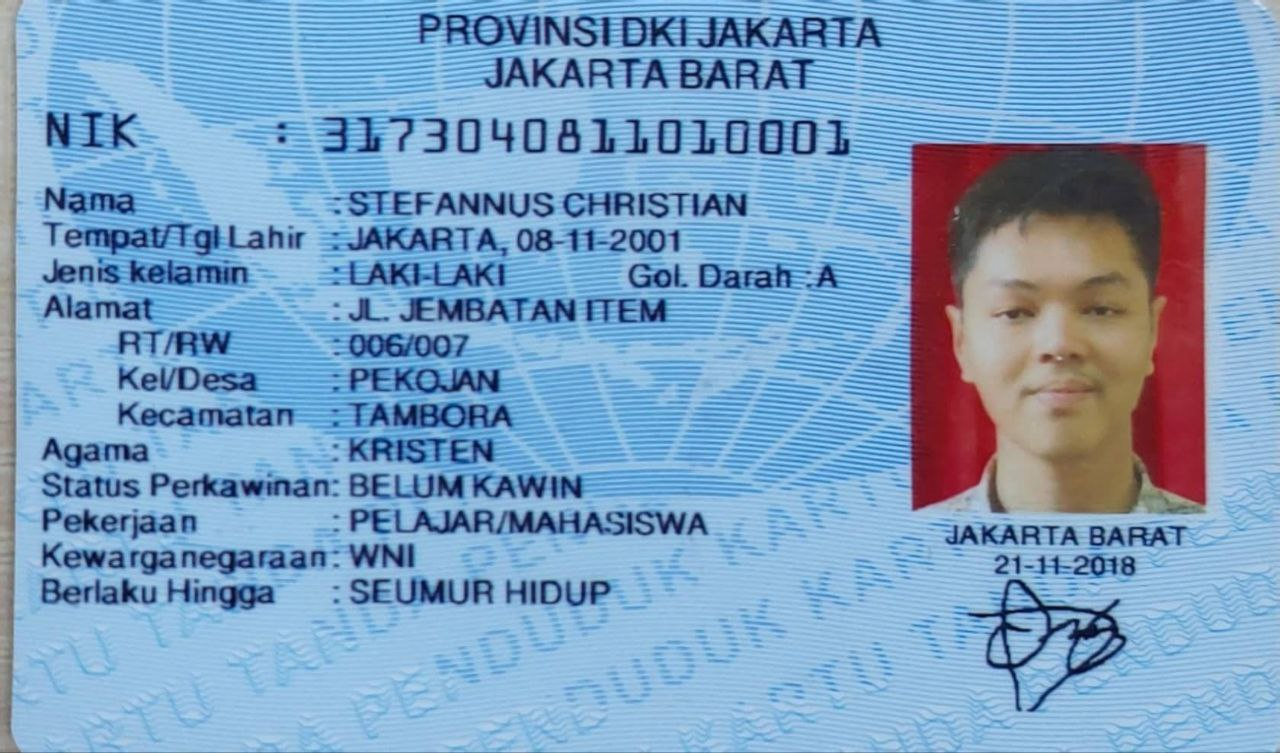
#> input picture kyc-final/database/ktp/ktp.jpg, 1280 x 753 px
$ jupyter execute 03_bounding_boxes_index_ocr.ipynb
#> lines starting #> are read from the running program, lines starting #| are printed output that depends on the picture; after the words box and inside, x2 and y2 are one past the last pixel; in counts of white or black regions, pixels touching at a corner belong together
[cell 1]
import pytesseract
import cv2

[cell 2]
image = cv2.imread("./database/ktp/ktp.jpg")
#> image is the input picture: shape (753, 1280, 3); mean B, G, R 194.4, 159.9, 123.2
base_image = image.copy()

[cell 3]
gray = cv2.cvtColor(image, cv2.COLOR_BGR2GRAY)
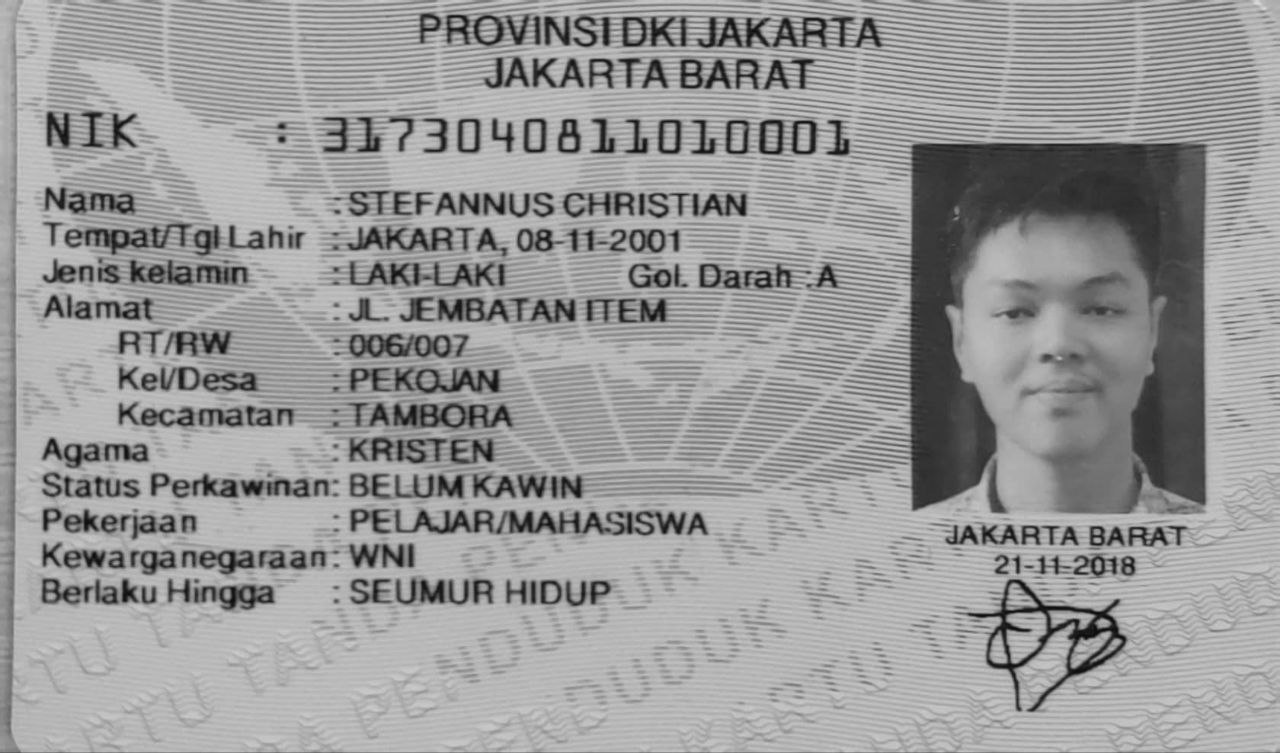
#> gray: shape (753, 1280); min 10, max 219, mean 152.8

[cell 4]
cv2.imwrite("temp/index_gray.png", gray)
#> Out = True

[cell 5]
blur = cv2.GaussianBlur(gray, (7,7), 0)

[cell 6]
cv2.imwrite("temp/index_blur.png", blur)
#> Out = True

[cell 7]
thresh = cv2.threshold(blur, 0, 255, cv2.THRESH_BINARY_INV + cv2.THRESH_OTSU)[1]
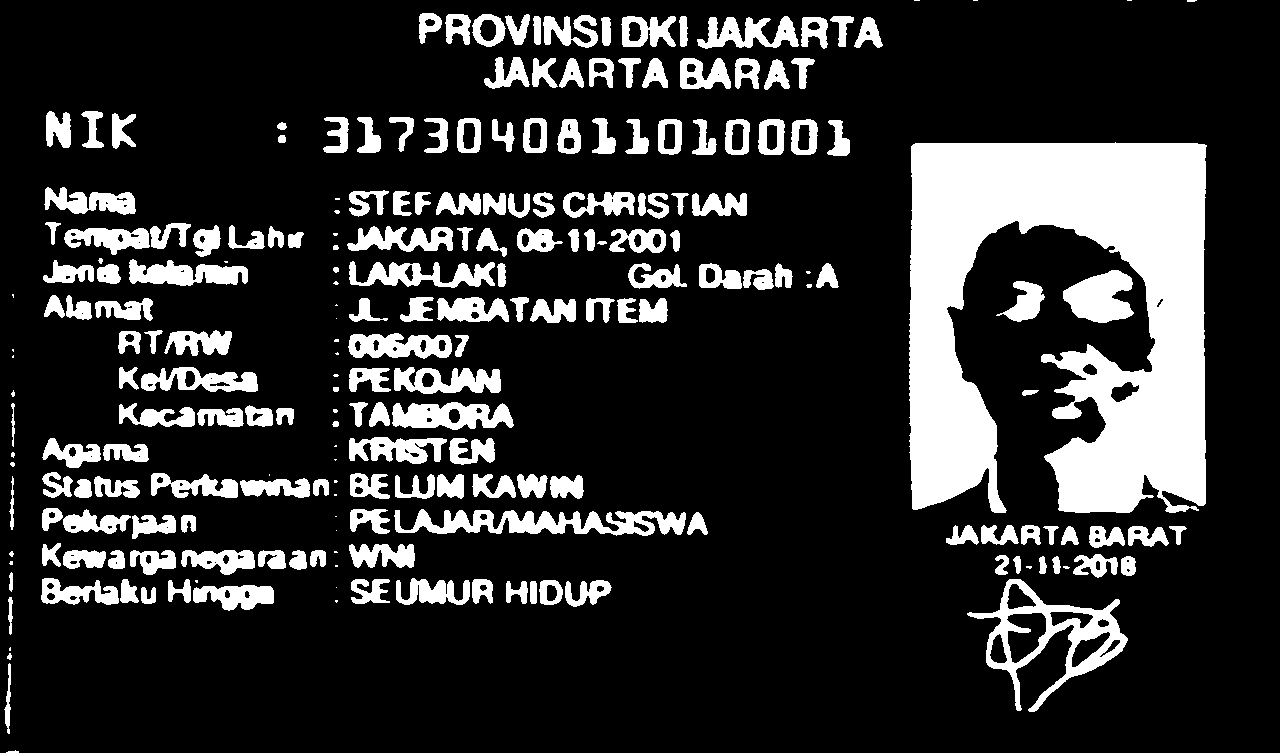
#> thresh: shape (753, 1280); 18.8% white; 225 white regions (38 under 20 px), largest, box (x1, y1, x2, y2) and area: (909, 142, 1207, 513) 71691, (967, 579, 1128, 712) 5371, (394, 509, 686, 536) 4251

[cell 8]
cv2.imwrite("temp/index_thresh.png", thresh)
#> Out = True

[cell 9]
kernal = cv2.getStructuringElement(cv2.MORPH_RECT, (3, 13))

[cell 10]
cv2.imwrite("temp/index_kernal.png", kernal)

[cell 11]
dilate = cv2.dilate(thresh, kernal, iterations=1)
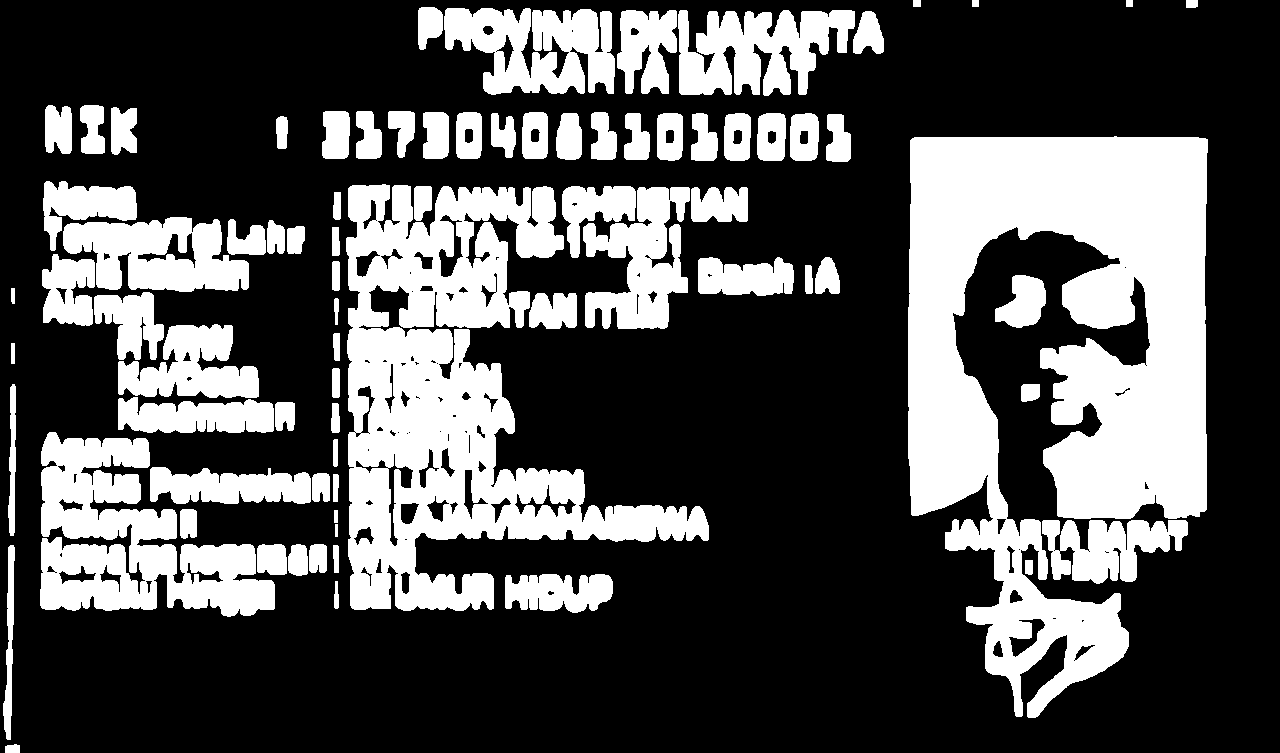
#> dilate: shape (753, 1280); 31.8% white; 79 white regions

[cell 12]
cv2.imwrite("temp/index_dilate.png", dilate)
#> Out = True

[cell 13]
cnts = cv2.findContours(dilate, cv2.RETR_EXTERNAL, cv2.CHAIN_APPROX_SIMPLE)
#> cnts = 79 contours; largest, box (x1, y1, x2, y2) and area: (908, 136, 1208, 718) 98869, (346, 184, 709, 611) 67589, (40, 432, 275, 617) 22802, (444, 8, 615, 95) 9970, (63, 217, 249, 292) 9598

[cell 14]
cnts = cnts[0] if len(cnts) == 2 else cnts[1]

[cell 15]
cnts = sorted(cnts, key=lambda x: cv2.boundingRect(x)[0])

[cell 16]
for c in cnts:
    x, y, w, h = cv2.boundingRect(c)
    if h > 200 and w > 20:
        roi = image[y:y+h, x:x+h]
        cv2.imwrite("temp/index_roi.png", roi)
        cv2.rectangle(image, (x, y), (x+w, y+h), (36, 255, 12), 2)
#> this loop made 79 passes
#> (x, y, w, h) on passes 1, 2, 3, 5, 6, 7, 8, 9, 10, 11, 12, 13: (3, 545, 12, 195), (5, 744, 15, 9), (8, 384, 8, 152), (11, 288, 4, 16), (40, 432, 235, 185), (42, 254, 53, 72), (43, 181, 94, 70), (45, 105, 27, 49), (63, 217, 186, 75), (80, 105, 25, 49), (94, 292, 70, 68), (111, 107, 26, 48)
#> (c, x, y, w, h) on passes 4, 38, 40: ([[11, 343], [11, 363], [14, 363], [14, 343]], 11, 343, 4, 21), ([[334, 510], [334, 522], [337, 522], [337, 510]], 334, 510, 4, 13), ([[335, 524], [335, 536], [337, 536], [337, 524]], 335, 524, 3, 13)
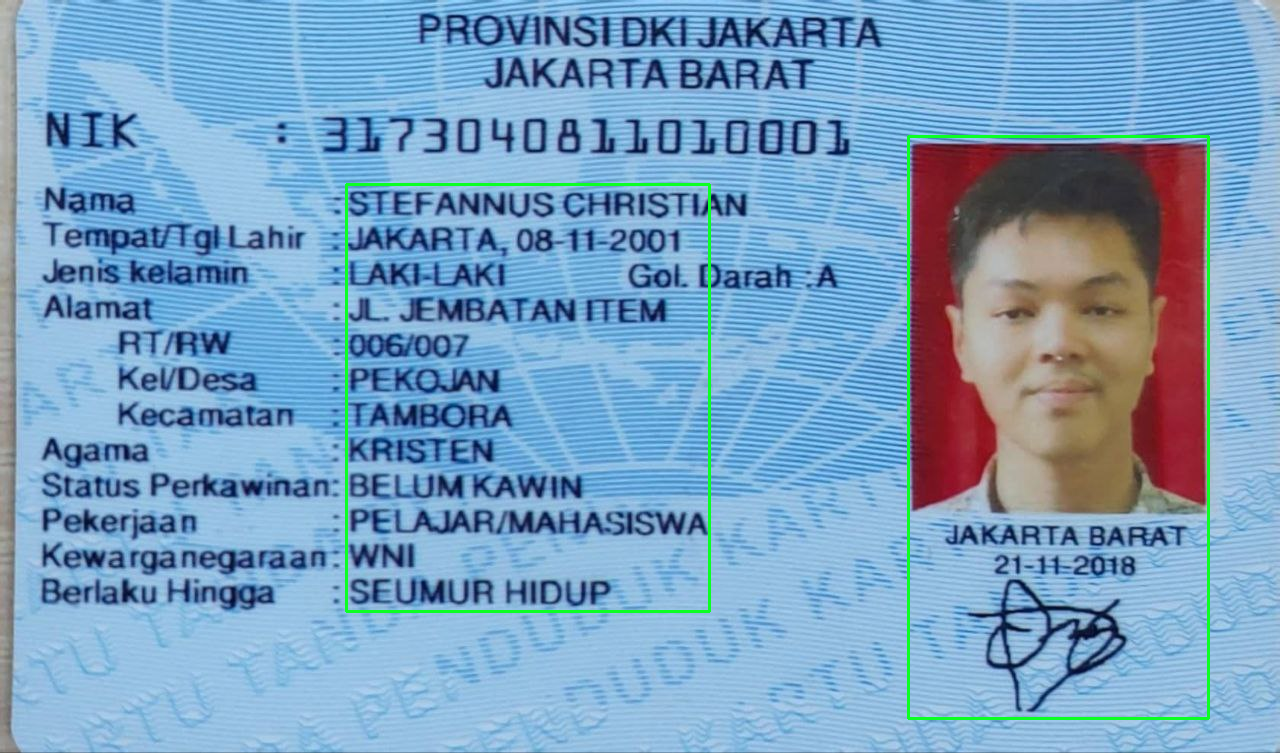
#> image: shape (753, 1280, 3); 1.04% of pixels changed, all inside (x1, y1, x2, y2) = (345, 135, 1210, 720)
cv2.imwrite("temp/index_bbox_new.png", image)
#> Out = True
